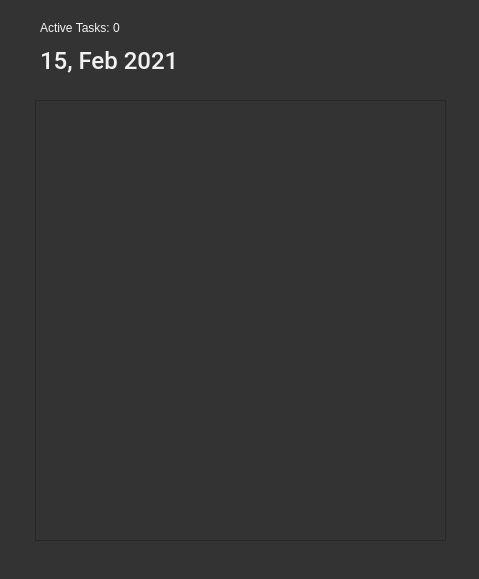
<?xml version="1.0" encoding="UTF-8"?>
<ui version="4.0">
 <class>Dialog</class>
 <widget class="QDialog" name="Dialog">
  <property name="geometry">
   <rect>
    <x>0</x>
    <y>0</y>
    <width>479</width>
    <height>579</height>
   </rect>
  </property>
  <property name="windowTitle">
   <string>Dialog</string>
  </property>
  <property name="styleSheet">
   <string notr="true">background: #333;
color: #f2f2f2;
</string>
  </property>
  <widget class="QListView" name="todo_list">
   <property name="geometry">
    <rect>
     <x>35</x>
     <y>100</y>
     <width>411</width>
     <height>441</height>
    </rect>
   </property>
  </widget>
  <widget class="QLabel" name="date_lbl">
   <property name="geometry">
    <rect>
     <x>40</x>
     <y>45</y>
     <width>141</width>
     <height>31</height>
    </rect>
   </property>
   <property name="font">
    <font>
     <family>Roboto Medium</family>
     <pointsize>18</pointsize>
    </font>
   </property>
   <property name="text">
    <string>15, Feb 2021</string>
   </property>
  </widget>
  <widget class="QLabel" name="active_task_lbl">
   <property name="geometry">
    <rect>
     <x>40</x>
     <y>20</y>
     <width>91</width>
     <height>16</height>
    </rect>
   </property>
   <property name="text">
    <string>Active Tasks: 0</string>
   </property>
  </widget>
 </widget>
 <resources/>
 <connections/>
</ui>
